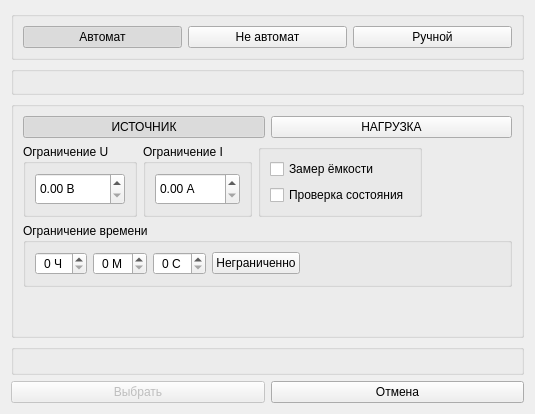
<?xml version="1.0" encoding="UTF-8"?>
<ui version="4.0">
 <class>ZrmMethodChoose</class>
 <widget class="QDialog" name="ZrmMethodChoose">
  <property name="geometry">
   <rect>
    <x>0</x>
    <y>0</y>
    <width>535</width>
    <height>414</height>
   </rect>
  </property>
  <property name="sizePolicy">
   <sizepolicy hsizetype="Expanding" vsizetype="Expanding">
    <horstretch>0</horstretch>
    <verstretch>0</verstretch>
   </sizepolicy>
  </property>
  <property name="windowTitle">
   <string>Выбор метода</string>
  </property>
  <property name="sizeGripEnabled">
   <bool>false</bool>
  </property>
  <layout class="QVBoxLayout" name="verticalLayout">
   <property name="sizeConstraint">
    <enum>QLayout::SetMinAndMaxSize</enum>
   </property>
   <item>
    <widget class="QGroupBox" name="groupBox">
     <property name="title">
      <string/>
     </property>
     <layout class="QHBoxLayout" name="horizontalLayout_2">
      <item>
       <widget class="QPushButton" name="bAutoMethod">
        <property name="sizePolicy">
         <sizepolicy hsizetype="Minimum" vsizetype="Preferred">
          <horstretch>0</horstretch>
          <verstretch>0</verstretch>
         </sizepolicy>
        </property>
        <property name="text">
         <string>Автомат</string>
        </property>
        <property name="checkable">
         <bool>true</bool>
        </property>
        <property name="checked">
         <bool>true</bool>
        </property>
        <attribute name="buttonGroup">
         <string notr="true">buttonGroup</string>
        </attribute>
       </widget>
      </item>
      <item>
       <widget class="QPushButton" name="bAnyMethod">
        <property name="sizePolicy">
         <sizepolicy hsizetype="Minimum" vsizetype="Preferred">
          <horstretch>0</horstretch>
          <verstretch>0</verstretch>
         </sizepolicy>
        </property>
        <property name="text">
         <string>Не автомат</string>
        </property>
        <property name="checkable">
         <bool>true</bool>
        </property>
        <property name="checked">
         <bool>false</bool>
        </property>
        <attribute name="buttonGroup">
         <string notr="true">buttonGroup</string>
        </attribute>
       </widget>
      </item>
      <item>
       <widget class="QPushButton" name="bManual">
        <property name="sizePolicy">
         <sizepolicy hsizetype="Minimum" vsizetype="Preferred">
          <horstretch>0</horstretch>
          <verstretch>0</verstretch>
         </sizepolicy>
        </property>
        <property name="text">
         <string>Ручной</string>
        </property>
        <property name="checkable">
         <bool>true</bool>
        </property>
        <attribute name="buttonGroup">
         <string notr="true">buttonGroup</string>
        </attribute>
       </widget>
      </item>
      <item>
       <spacer name="horizontalSpacer">
        <property name="orientation">
         <enum>Qt::Horizontal</enum>
        </property>
        <property name="sizeType">
         <enum>QSizePolicy::Maximum</enum>
        </property>
        <property name="sizeHint" stdset="0">
         <size>
          <width>0</width>
          <height>20</height>
         </size>
        </property>
       </spacer>
      </item>
     </layout>
    </widget>
   </item>
   <item>
    <widget class="QGroupBox" name="gb_methods">
     <property name="sizePolicy">
      <sizepolicy hsizetype="MinimumExpanding" vsizetype="Expanding">
       <horstretch>0</horstretch>
       <verstretch>0</verstretch>
      </sizepolicy>
     </property>
     <property name="title">
      <string/>
     </property>
     <layout class="QVBoxLayout" name="verticalLayout_2">
      <property name="spacing">
       <number>4</number>
      </property>
      <property name="sizeConstraint">
       <enum>QLayout::SetMinAndMaxSize</enum>
      </property>
      <property name="leftMargin">
       <number>2</number>
      </property>
      <property name="topMargin">
       <number>2</number>
      </property>
      <property name="rightMargin">
       <number>2</number>
      </property>
      <property name="bottomMargin">
       <number>2</number>
      </property>
      <item>
       <widget class="ZrmMethodsTree" name="methods" native="true">
        <property name="sizePolicy">
         <sizepolicy hsizetype="Expanding" vsizetype="Expanding">
          <horstretch>0</horstretch>
          <verstretch>0</verstretch>
         </sizepolicy>
        </property>
       </widget>
      </item>
     </layout>
    </widget>
   </item>
   <item>
    <widget class="QGroupBox" name="gb_manual">
     <property name="sizePolicy">
      <sizepolicy hsizetype="Preferred" vsizetype="Expanding">
       <horstretch>0</horstretch>
       <verstretch>0</verstretch>
      </sizepolicy>
     </property>
     <property name="title">
      <string/>
     </property>
     <layout class="QVBoxLayout" name="verticalLayout_3">
      <item>
       <layout class="QHBoxLayout" name="horizontalLayout_9">
        <item>
         <widget class="QPushButton" name="tbCharge">
          <property name="sizePolicy">
           <sizepolicy hsizetype="Minimum" vsizetype="Maximum">
            <horstretch>0</horstretch>
            <verstretch>0</verstretch>
           </sizepolicy>
          </property>
          <property name="text">
           <string>ИСТОЧНИК</string>
          </property>
          <property name="icon">
           <iconset resource="zrm_data.qrc">
            <normaloff>:/data/icons/charge.png</normaloff>:/data/icons/charge.png</iconset>
          </property>
          <property name="iconSize">
           <size>
            <width>48</width>
            <height>48</height>
           </size>
          </property>
          <property name="checkable">
           <bool>true</bool>
          </property>
          <property name="checked">
           <bool>true</bool>
          </property>
          <property name="autoExclusive">
           <bool>true</bool>
          </property>
         </widget>
        </item>
        <item>
         <widget class="QPushButton" name="tbDischarge">
          <property name="sizePolicy">
           <sizepolicy hsizetype="Minimum" vsizetype="Maximum">
            <horstretch>0</horstretch>
            <verstretch>0</verstretch>
           </sizepolicy>
          </property>
          <property name="text">
           <string>НАГРУЗКА</string>
          </property>
          <property name="icon">
           <iconset resource="zrm_data.qrc">
            <normaloff>:/data/icons/discharge.png</normaloff>:/data/icons/discharge.png</iconset>
          </property>
          <property name="iconSize">
           <size>
            <width>48</width>
            <height>48</height>
           </size>
          </property>
          <property name="checkable">
           <bool>true</bool>
          </property>
          <property name="checked">
           <bool>false</bool>
          </property>
          <property name="autoExclusive">
           <bool>true</bool>
          </property>
         </widget>
        </item>
       </layout>
      </item>
      <item>
       <layout class="QHBoxLayout" name="horizontalLayout_7">
        <item>
         <widget class="QGroupBox" name="groupBox_2">
          <property name="sizePolicy">
           <sizepolicy hsizetype="Minimum" vsizetype="Preferred">
            <horstretch>0</horstretch>
            <verstretch>0</verstretch>
           </sizepolicy>
          </property>
          <property name="title">
           <string>Ограничение U</string>
          </property>
          <layout class="QVBoxLayout" name="verticalLayout_6">
           <item>
            <widget class="QDoubleSpinBox" name="manLimU">
             <property name="sizePolicy">
              <sizepolicy hsizetype="Minimum" vsizetype="Preferred">
               <horstretch>0</horstretch>
               <verstretch>0</verstretch>
              </sizepolicy>
             </property>
             <property name="suffix">
              <string> В</string>
             </property>
             <property name="maximum">
              <double>999.990000000000009</double>
             </property>
            </widget>
           </item>
          </layout>
         </widget>
        </item>
        <item>
         <widget class="QGroupBox" name="groupBox_3">
          <property name="sizePolicy">
           <sizepolicy hsizetype="Minimum" vsizetype="Preferred">
            <horstretch>0</horstretch>
            <verstretch>0</verstretch>
           </sizepolicy>
          </property>
          <property name="title">
           <string>Ограничение I</string>
          </property>
          <layout class="QVBoxLayout" name="verticalLayout_8">
           <item>
            <widget class="QDoubleSpinBox" name="manLimI">
             <property name="sizePolicy">
              <sizepolicy hsizetype="Minimum" vsizetype="Preferred">
               <horstretch>0</horstretch>
               <verstretch>0</verstretch>
              </sizepolicy>
             </property>
             <property name="suffix">
              <string> А</string>
             </property>
             <property name="maximum">
              <double>999.990000000000009</double>
             </property>
            </widget>
           </item>
          </layout>
         </widget>
        </item>
        <item>
         <widget class="QGroupBox" name="gb_add_flags">
          <property name="title">
           <string/>
          </property>
          <layout class="QVBoxLayout" name="verticalLayout_5">
           <item>
            <widget class="QCheckBox" name="cbCapMeasure">
             <property name="text">
              <string>Замер ёмкости</string>
             </property>
            </widget>
           </item>
           <item>
            <widget class="QCheckBox" name="cbCheckCondition">
             <property name="text">
              <string>Проверка состояния</string>
             </property>
            </widget>
           </item>
          </layout>
         </widget>
        </item>
        <item>
         <spacer name="horizontalSpacer_9">
          <property name="orientation">
           <enum>Qt::Horizontal</enum>
          </property>
          <property name="sizeType">
           <enum>QSizePolicy::Expanding</enum>
          </property>
          <property name="sizeHint" stdset="0">
           <size>
            <width>40</width>
            <height>20</height>
           </size>
          </property>
         </spacer>
        </item>
       </layout>
      </item>
      <item>
       <widget class="QGroupBox" name="groupBox_4">
        <property name="title">
         <string>Ограничение времени</string>
        </property>
        <layout class="QVBoxLayout" name="verticalLayout_9">
         <item>
          <layout class="QHBoxLayout" name="horizontalLayout_8">
           <item>
            <widget class="QSpinBox" name="manLimHour">
             <property name="sizePolicy">
              <sizepolicy hsizetype="Minimum" vsizetype="Preferred">
               <horstretch>0</horstretch>
               <verstretch>0</verstretch>
              </sizepolicy>
             </property>
             <property name="wrapping">
              <bool>false</bool>
             </property>
             <property name="alignment">
              <set>Qt::AlignCenter</set>
             </property>
             <property name="specialValueText">
              <string notr="true"/>
             </property>
             <property name="suffix">
              <string> Ч</string>
             </property>
            </widget>
           </item>
           <item>
            <widget class="QSpinBox" name="manLimMinutes">
             <property name="sizePolicy">
              <sizepolicy hsizetype="Minimum" vsizetype="Preferred">
               <horstretch>0</horstretch>
               <verstretch>0</verstretch>
              </sizepolicy>
             </property>
             <property name="alignment">
              <set>Qt::AlignCenter</set>
             </property>
             <property name="specialValueText">
              <string notr="true"/>
             </property>
             <property name="showGroupSeparator" stdset="0">
              <bool>false</bool>
             </property>
             <property name="suffix">
              <string> М</string>
             </property>
             <property name="maximum">
              <number>60</number>
             </property>
            </widget>
           </item>
           <item>
            <widget class="QSpinBox" name="manLimSecunds">
             <property name="sizePolicy">
              <sizepolicy hsizetype="Minimum" vsizetype="Preferred">
               <horstretch>0</horstretch>
               <verstretch>0</verstretch>
              </sizepolicy>
             </property>
             <property name="alignment">
              <set>Qt::AlignCenter</set>
             </property>
             <property name="specialValueText">
              <string notr="true"/>
             </property>
             <property name="showGroupSeparator" stdset="0">
              <bool>false</bool>
             </property>
             <property name="suffix">
              <string> C</string>
             </property>
             <property name="maximum">
              <number>60</number>
             </property>
            </widget>
           </item>
           <item>
            <widget class="QPushButton" name="bUnlimitTime">
             <property name="text">
              <string>Неграниченно</string>
             </property>
             <property name="checkable">
              <bool>true</bool>
             </property>
             <property name="autoDefault">
              <bool>false</bool>
             </property>
             <property name="flat">
              <bool>false</bool>
             </property>
            </widget>
           </item>
           <item>
            <spacer name="horizontalSpacer_3">
             <property name="orientation">
              <enum>Qt::Horizontal</enum>
             </property>
             <property name="sizeHint" stdset="0">
              <size>
               <width>40</width>
               <height>20</height>
              </size>
             </property>
            </spacer>
           </item>
          </layout>
         </item>
        </layout>
       </widget>
      </item>
      <item>
       <spacer name="verticalSpacer">
        <property name="orientation">
         <enum>Qt::Vertical</enum>
        </property>
        <property name="sizeHint" stdset="0">
         <size>
          <width>20</width>
          <height>40</height>
         </size>
        </property>
       </spacer>
      </item>
     </layout>
    </widget>
   </item>
   <item>
    <widget class="QGroupBox" name="groupBox_5">
     <property name="title">
      <string/>
     </property>
     <layout class="QVBoxLayout" name="verticalLayout_4">
      <property name="spacing">
       <number>4</number>
      </property>
      <property name="leftMargin">
       <number>4</number>
      </property>
      <property name="topMargin">
       <number>4</number>
      </property>
      <property name="rightMargin">
       <number>4</number>
      </property>
      <property name="bottomMargin">
       <number>4</number>
      </property>
      <item>
       <widget class="ZrmMethodMinmax" name="method_minmax" native="true">
        <property name="sizePolicy">
         <sizepolicy hsizetype="Preferred" vsizetype="Maximum">
          <horstretch>0</horstretch>
          <verstretch>0</verstretch>
         </sizepolicy>
        </property>
       </widget>
      </item>
     </layout>
    </widget>
   </item>
   <item>
    <layout class="QHBoxLayout" name="horizontalLayout">
     <item>
      <widget class="QPushButton" name="bOk">
       <property name="enabled">
        <bool>false</bool>
       </property>
       <property name="sizePolicy">
        <sizepolicy hsizetype="Minimum" vsizetype="Preferred">
         <horstretch>0</horstretch>
         <verstretch>0</verstretch>
        </sizepolicy>
       </property>
       <property name="text">
        <string>Выбрать</string>
       </property>
       <property name="iconSize">
        <size>
         <width>48</width>
         <height>48</height>
        </size>
       </property>
       <property name="autoDefault">
        <bool>true</bool>
       </property>
       <property name="default">
        <bool>true</bool>
       </property>
      </widget>
     </item>
     <item>
      <spacer name="horizontalSpacer_2">
       <property name="orientation">
        <enum>Qt::Horizontal</enum>
       </property>
       <property name="sizeType">
        <enum>QSizePolicy::Maximum</enum>
       </property>
       <property name="sizeHint" stdset="0">
        <size>
         <width>0</width>
         <height>20</height>
        </size>
       </property>
      </spacer>
     </item>
     <item>
      <widget class="QPushButton" name="bCancel">
       <property name="sizePolicy">
        <sizepolicy hsizetype="Minimum" vsizetype="Preferred">
         <horstretch>0</horstretch>
         <verstretch>0</verstretch>
        </sizepolicy>
       </property>
       <property name="text">
        <string>Отмена</string>
       </property>
       <property name="iconSize">
        <size>
         <width>48</width>
         <height>48</height>
        </size>
       </property>
       <property name="autoDefault">
        <bool>true</bool>
       </property>
       <property name="default">
        <bool>false</bool>
       </property>
      </widget>
     </item>
    </layout>
   </item>
  </layout>
 </widget>
 <customwidgets>
  <customwidget>
   <class>ZrmMethodsTree</class>
   <extends>QWidget</extends>
   <header>zrmmethodstree.h</header>
   <container>1</container>
  </customwidget>
  <customwidget>
   <class>ZrmMethodMinmax</class>
   <extends>QWidget</extends>
   <header>zrmmethodminmax.h</header>
   <container>1</container>
  </customwidget>
 </customwidgets>
 <resources>
  <include location="zrm_data.qrc"/>
 </resources>
 <connections>
  <connection>
   <sender>bCancel</sender>
   <signal>clicked()</signal>
   <receiver>ZrmMethodChoose</receiver>
   <slot>reject()</slot>
   <hints>
    <hint type="sourcelabel">
     <x>529</x>
     <y>464</y>
    </hint>
    <hint type="destinationlabel">
     <x>439</x>
     <y>422</y>
    </hint>
   </hints>
  </connection>
  <connection>
   <sender>bUnlimitTime</sender>
   <signal>toggled(bool)</signal>
   <receiver>manLimHour</receiver>
   <slot>setDisabled(bool)</slot>
   <hints>
    <hint type="sourcelabel">
     <x>244</x>
     <y>350</y>
    </hint>
    <hint type="destinationlabel">
     <x>40</x>
     <y>359</y>
    </hint>
   </hints>
  </connection>
  <connection>
   <sender>bUnlimitTime</sender>
   <signal>toggled(bool)</signal>
   <receiver>manLimMinutes</receiver>
   <slot>setDisabled(bool)</slot>
   <hints>
    <hint type="sourcelabel">
     <x>262</x>
     <y>362</y>
    </hint>
    <hint type="destinationlabel">
     <x>96</x>
     <y>352</y>
    </hint>
   </hints>
  </connection>
  <connection>
   <sender>bUnlimitTime</sender>
   <signal>toggled(bool)</signal>
   <receiver>manLimSecunds</receiver>
   <slot>setDisabled(bool)</slot>
   <hints>
    <hint type="sourcelabel">
     <x>263</x>
     <y>356</y>
    </hint>
    <hint type="destinationlabel">
     <x>152</x>
     <y>354</y>
    </hint>
   </hints>
  </connection>
 </connections>
 <buttongroups>
  <buttongroup name="buttonGroup"/>
 </buttongroups>
</ui>
